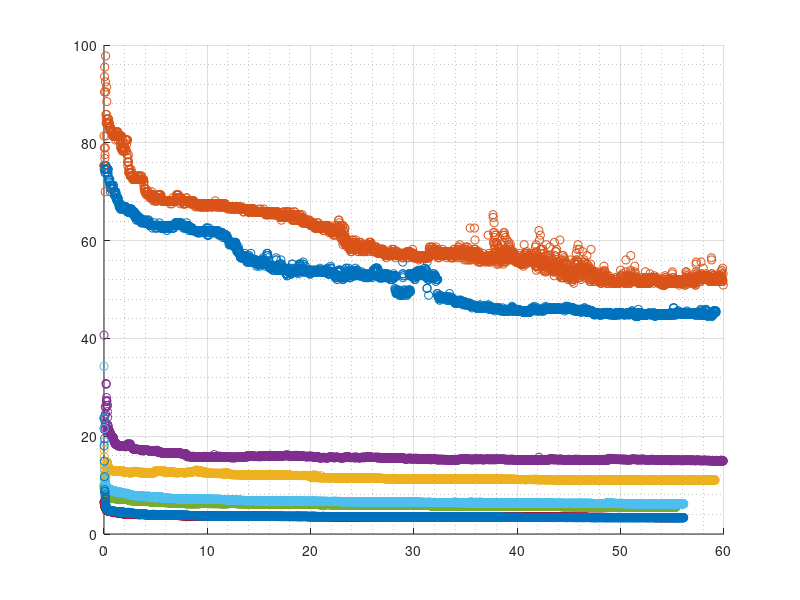
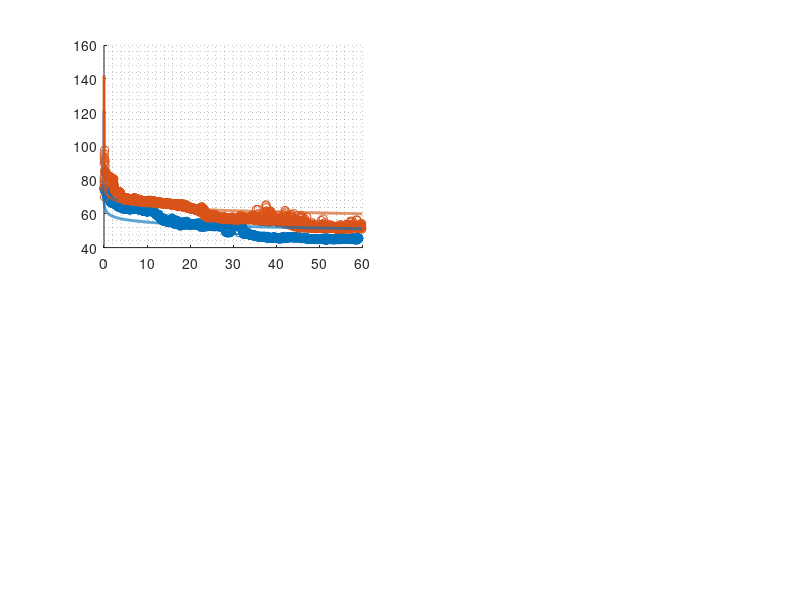

MATLAB code to generate these figures, in order: (Note: this script raises an error after producing the figures.)
clear all
load('Part123_60s_2_21_2018.mat');


figure('Name','Part 1 2 3 Experiment Data');
scatter(t_108g_part1, R_108g_part1,'DisplayName','108g_1');
hold on
scatter(t_108g_part2, R_108g_part2,'DisplayName','108g_2');
hold on
scatter(t_202g_part1, R_202g_part1,'DisplayName','202g_1');
hold on
scatter(t_202g_part2, R_202g_part2,'DisplayName','202g_2');
hold on
scatter(t_301g_part1, R_301g_part1,'DisplayName','301g_1');
hold on
scatter(t_301g_part2, R_301g_part2,'DisplayName','301g_2');
hold on
scatter(t_408g_part1, R_408g_part1,'DisplayName','301g_1');
hold on
scatter(t_404g_part2, R_404g_part2,'DisplayName','301g_2');

grid on 
grid minor

a = 0.001;
b = 0.7;
n = 0.05;

R01_part1 = 121;
R01_part2 = 142;
R02_part1 = 50;
R02_part2 = 69;

R03_part1 = 49.2;
R03_part2 = 64.2;
R04_part1 = 47;
R04_part2 = 47;

x = 0:0.01:60;

% Part 1 & 2 108g

% figure('Name','108g Exp and Prediction');
figure('Name','Exp and Prediction');
subplot(2,2,1);
scatter(t_108g_part1, R_108g_part1,'DisplayName','108g_1');
hold on
scatter(t_108g_part2, R_108g_part2,'DisplayName','108g_2');


y1_part1 = (1-(a.*x.^n)).*exp(-b*(x.^n)).*R01_part1;
hold on
plot(x,y1_part1,'LineWidth', 2,'DisplayName','108g_1');


y1_part2 = (1-(a.*x.^n)).*exp(-b*(x.^n)).*R01_part2;
hold on
plot(x,y1_part2,'LineWidth', 2,'DisplayName','108g_2');

grid minor
ax = gca;
ax.YLim = [30,100];
ax.XLim = [0,60];


% Part 1 & 2 202g
subplot(2,2,2);
scatter(t_202g_part1, R_202g_part1,'DisplayName','202g_1');
hold on
scatter(t_202g_part2, R_202g_part2,'DisplayName','202g_2');


y2_part1 = (1-(a*1.8.*x.^(n))).*exp(-b.*1.8*(x.^(n))).*R02_part1;
hold on
plot(x,y2_part1,'LineWidth', 2);


y2_part2 = (1-(a*1.8.*x.^(n))).*exp(-b.*1.8*(x.^(n))).*R02_part2;
hold on
plot(x,y2_part2,'LineWidth', 2);

grid minor

ax = gca;
ax.YLim = [0,40];
ax.XLim = [0,60];

% Part 1 & 2 3N
subplot(2,2,3);
scatter(t_301g_part1, R_301g_part1,'DisplayName','3N_1');
hold on
scatter(t_301g_part2, R_301g_part2,'DisplayName','3N_2');


y3_part1 = (1-(a*2.7.*x.^(n))).*exp(-b.*2.7*(x.^(n))).*R03_part1;
hold on
plot(x,y3_part1,'LineWidth', 2);


y3_part2 = (1-(a*2.7.*x.^(n))).*exp(-b.*2.7*(x.^(n))).*R03_part2;
hold on
plot(x,y3_part2,'LineWidth', 2);

grid minor

ax = gca;
ax.YLim = [4,12];
ax.XLim = [0,60];


% Part 1 & 2 4N
subplot(2,2,4);
scatter(t_408g_part1, R_408g_part1,'DisplayName','4N_1');
hold on
scatter(t_404g_part2, R_404g_part2,'DisplayName','4N_2');


y4_part1 = (1-(a*3.7.*x.^(n))).*exp(-b.*3.7*(x.^(n))).*R04_part1;
hold on
plot(x,y4_part1,'LineWidth', 2);


y4_part2 = (1-(a*3.7.*x.^(n))).*exp(-b.*3.7*(x.^(n))).*R04_part2;
hold on
plot(x,y4_part2,'LineWidth', 2);

grid minor

ax = gca;
ax.YLim = [2,10];
ax.XLim = [0,60];



